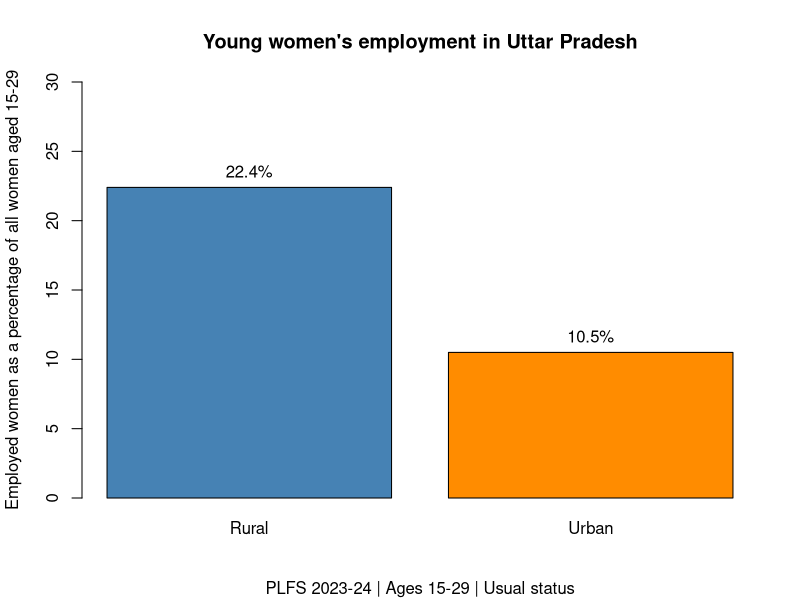
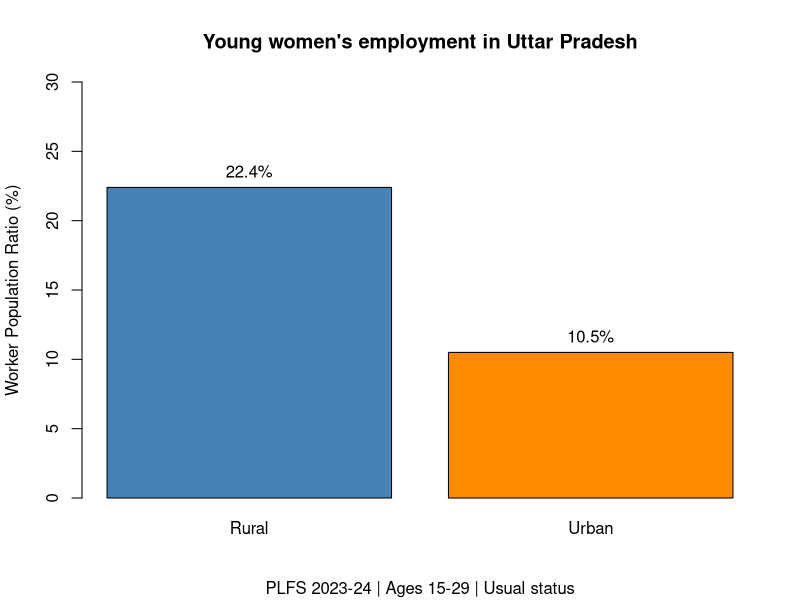

The R source for these figures, in order:
rural <- 22.4
urban <- 10.5
rural
urban
gap <- rural - urban
round(gap, 1)
# The employment rate among rural young women was 11.9 percentage points higher than among urban young women.
# putting numbers into a small table
results <- data.frame(
Area = c("Rural", "Urban"),
Female_WPR = c(rural, urban)
)
print(results)
# Chart 1:
bar_positions <- barplot(
height = results$Female_WPR,
names.arg = results$Area,
col = c("steelblue", "darkorange"),
ylim = c(0, 30),
main = "Young women's employment in Uttar Pradesh",
sub = "PLFS 2023-24 | Ages 15-29 | Usual status",
ylab = "Employed women as a percentage of all women aged 15-29"
)
text(
x = bar_positions,
y = results$Female_WPR,
labels = paste0(results$Female_WPR, "%"),
pos = 3
)
#Saving the chart
save_folder <- "D:/xyz/R-4.0.0/analysis"
dir.create(
save_folder,
recursive = TRUE,
showWarnings = FALSE
)
png(
filename = file.path(save_folder, "young_women_employment.png"),
width = 1800,
height = 1200,
res = 180
)
bar_positions <- barplot(
height = results$Female_WPR,
names.arg = results$Area,
col = c("steelblue", "darkorange"),
ylim = c(0, 30),
main = "Young women's employment in Uttar Pradesh",
sub = "PLFS 2023-24 | Ages 15-29 | Usual status",
ylab = "Worker Population Ratio (%)"
)
text(
x = bar_positions,
y = results$Female_WPR,
labels = paste0(results$Female_WPR, "%"),
pos = 3
)
dev.off()
